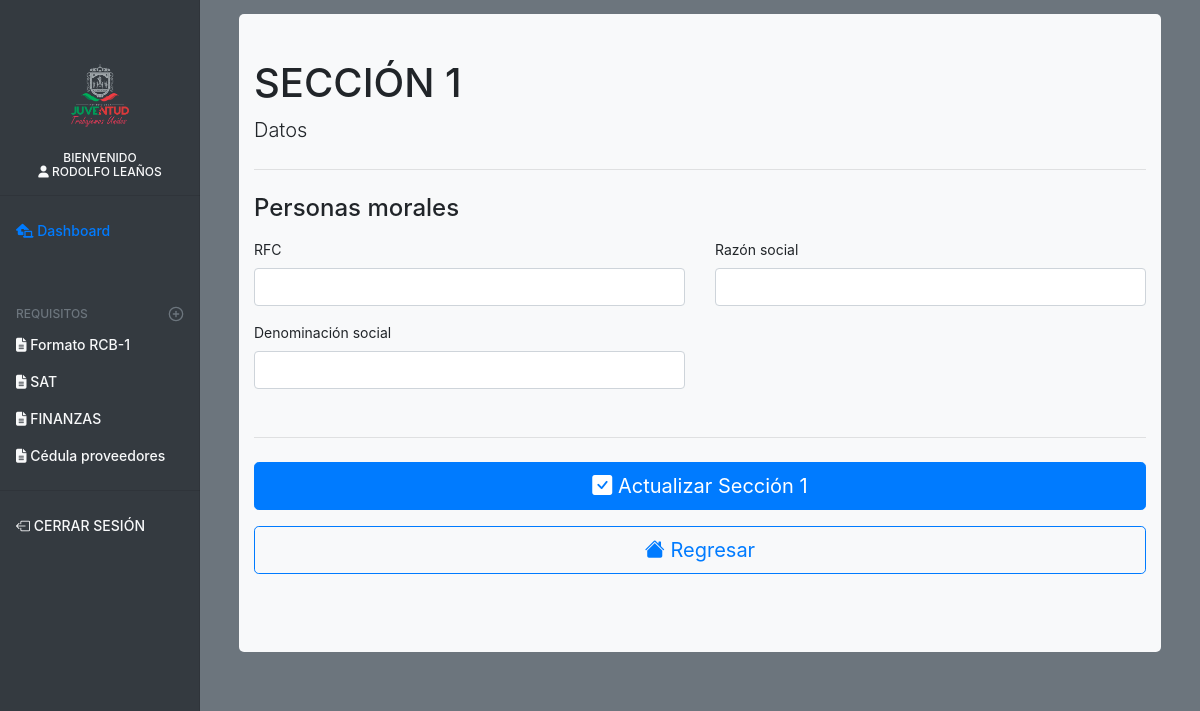
The page /dashboard/editar_seccion1_morales.php (signed in) on the database as committed earlier.
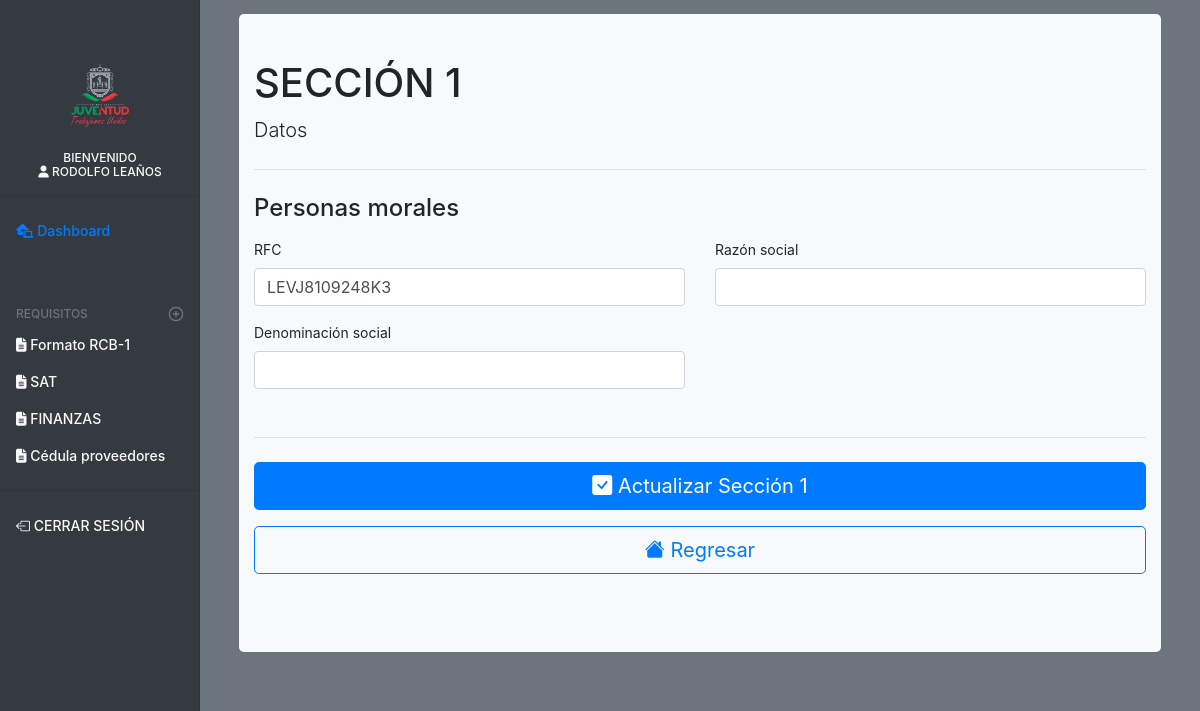
The same page on the database as committed later.
### tables this page shows
CREATE TABLE `datos` (
  `id` int(11) NOT NULL,
  `id_ext` int(11) NOT NULL,
  `fisc_apellido` varchar(100) DEFAULT NULL,
  `fisc_nombre` varchar(70) DEFAULT NULL,
  `fisc_curp` varchar(20) DEFAULT NULL,
  `rfc` varchar(50) DEFAULT NULL,
  `moral_razon` varchar(100) DEFAULT NULL,
  `moral_denominacion` varchar(100) DEFAULT NULL,
  `moral_archivo_acta` varchar(300) DEFAULT NULL,
  `tipo_usr` int(11) NOT NULL,
  `validacion` int(11) NOT NULL
);

### dashboard/editar_seccion1_morales.php (the view, shortened to what the changed rows need)
<?php
include('prcd/conn2.php');
    $id = $_SESSION['id'];
?>
<link rel="stylesheet" href="https://cdn.jsdelivr.net/npm/bootstrap-icons@1.4.0/font/bootstrap-icons.css">
<!doctype html>
<html lang="es">
  <head>
    <link rel="stylesheet" href="https://stackpath.bootstrapcdn.com/bootstrap/4.4.1/css/bootstrap.min.css">
    <link rel="stylesheet" href="https://cdn.jsdelivr.net/npm/bootstrap-icons@1.3.0/font/bootstrap-icons.css">
    <link href="css/bootstrap.css" rel="stylesheet">
    <link href="css/form-validation.css" rel="stylesheet">
    <link href="css/dashboard.css" rel="stylesheet">
  </head>
  <body class="bg-secondary">
<div class="container-fluid">
  <div class="row">
    <main role="main" class="col-md-9 ml-sm-auto col-lg-10 px-md-4 bg-secondary" style="background-color:#eaeef4; height:100%;">
    <div class="container-fluid ">
      <div class="jumbotron jumbotron-fluid " style="background-color:#f8f9fa; width:100%;border-radius:5px;  margin-top:25px; padding-top:45px;">
        <div class="container-fluid">
          <h1 class="h1">SECCIÓN 1</h1>
<?php
$personas_morales = "SELECT * FROM datos WHERE id_ext = $id";
$resultado_morales= $conn->query($personas_morales);
$row_morales = $resultado_morales->fetch_assoc();
?>
        <div class="row">
                <div class="col-md-12 order-md-1">
            <form class="needs-validation" method="POST" action="prcd/editar_secciones/proceso_seccion_1_morales.php" enctype="multipart/form-data" name="envio_morales">
                <div class="row">
                <div class="col-md-6 mb-3">
                    <label for="firstName">RFC</label>
                    <input type="text" class="form-control" id="rfc" name="rfc" placeholder="" value="<?php echo $row_morales['rfc'] ?>" onblur="ValidaRfc(this.value)" onkeyup="javascript:this.value=this.value.toUpperCase();" required>
                </div>
                </div>
            </form>
            </div>
        </div>
        </div>
      </div>
      </div>
    </main>
  </div>
</div>
        <script src="css/dashboard.js"></script></body>
</html>

Rows that differ between the two databases and show on the page:
now on this page (row edited): datos: rfc "LEVJ8109248K3"
